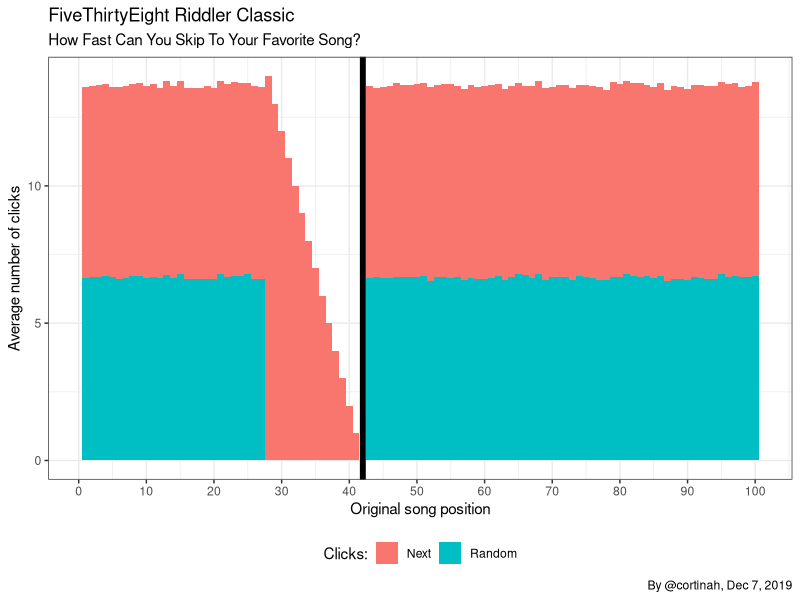

Reproduce this figure in R.
## ---- chunk 1
library(tidyverse)

playlist <- function(rounds=100){
  
  results <- matrix(NA, ncol=3, nrow = rounds)
  colnames(results) <- c('origin', 'arrows', 'randoms')
  
  for (i in seq_len(rounds)) {
    original_position <- sample.int(n = 100, size = 1)
    random_clicks <- arrow_clicks <- 0
    results[i, 1] <- original_position
    
    while ((original_position > 42) | (original_position < 28))  {
    
        random_clicks <- random_clicks + 1
        original_position <- sample.int(n = 100, size = 1)
      }
    arrow_clicks <- (42 - original_position)
    results[i, 2:3] <- c(arrow_clicks, random_clicks)
    }
  return(as.data.frame(results))
}

plays <- playlist(1000000)

plays_sum <- plays %>% group_by(origin) %>%
  summarize(arrows=mean(arrows), randoms=mean(randoms))
  
plays %>% summarize(round(mean(arrows+randoms),3))
## ---- chunk 2
plays_sum %>% 
  gather(variable, value, 2:3) %>% 
  ggplot(aes(x = origin, y = value, fill = variable)) + 
  geom_bar(stat = "identity", width = 1) +theme_bw() +
  labs(title='FiveThirtyEight Riddler Classic', subtitle='How Fast Can You Skip To Your Favorite Song?',
       x='Original song position',y='Average number of clicks', caption = 'By @cortinah, Dec 7, 2019',
       fill='Clicks:') + theme(legend.position = 'bottom') +
  scale_fill_discrete(labels = c("Next", "Random")) +
  geom_vline(xintercept = 42, size=2) +scale_x_continuous(breaks=seq(0, 100, 10))
